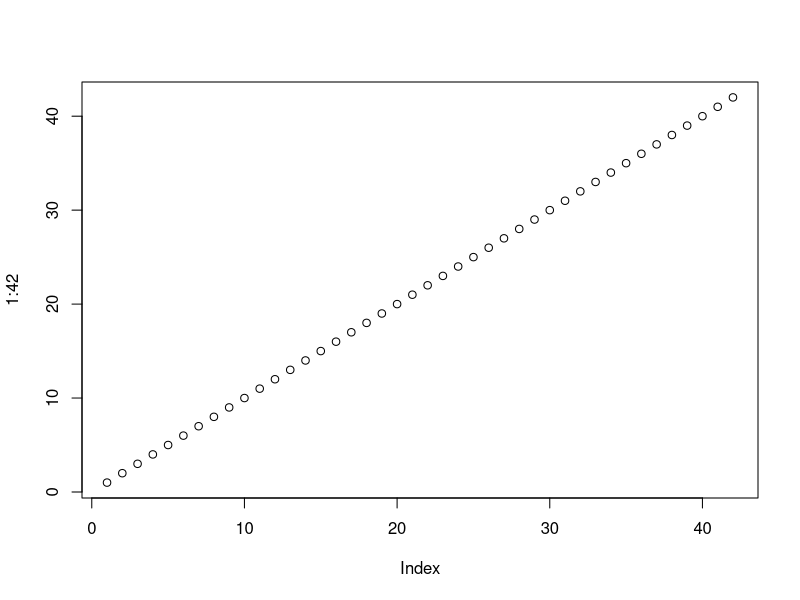

Generate this figure with R:
## ---- chunk 1
knitr::opts_chunk$set(echo = FALSE)
## ---- chunk 2
plot(1:42)
